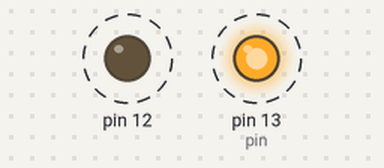
Bench run of a sketch on a simulated Arduino Uno, built with avr-gcc and run on an emulated ATmega328P. On the bench: output pins drawn as LEDs (lit = HIGH). Dashed ring = blinking.

Above: at 0.2 s.
Timing chart, 0 to 3.0 s (numbered marks = the images above):
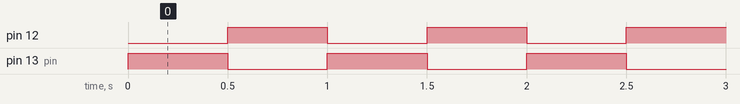

Measured:
- by itself, pin 12, pin 13 (pin): alternates HIGH for 0.50 s and LOW for 0.50 s

The sketch:

blink.ino
```cpp
int pin=13;
void setup() {

  // initialize digital pin LED_BUILTIN as an output.
  pinMode(pin, OUTPUT);
  pinMode(12, OUTPUT);
}

// the loop function runs over and over again forever
void loop() {
  digitalWrite(pin, HIGH);  // turn the LED on (HIGH is the voltage level)
  digitalWrite(12, LOW);
  delay(500);                      // wait for a second
  digitalWrite(pin, LOW);
  digitalWrite(12, HIGH);  // turn the LED off by making the voltage LOW
  delay(500);                      // wait for a second
}// put your setup code here, to run once:
```
